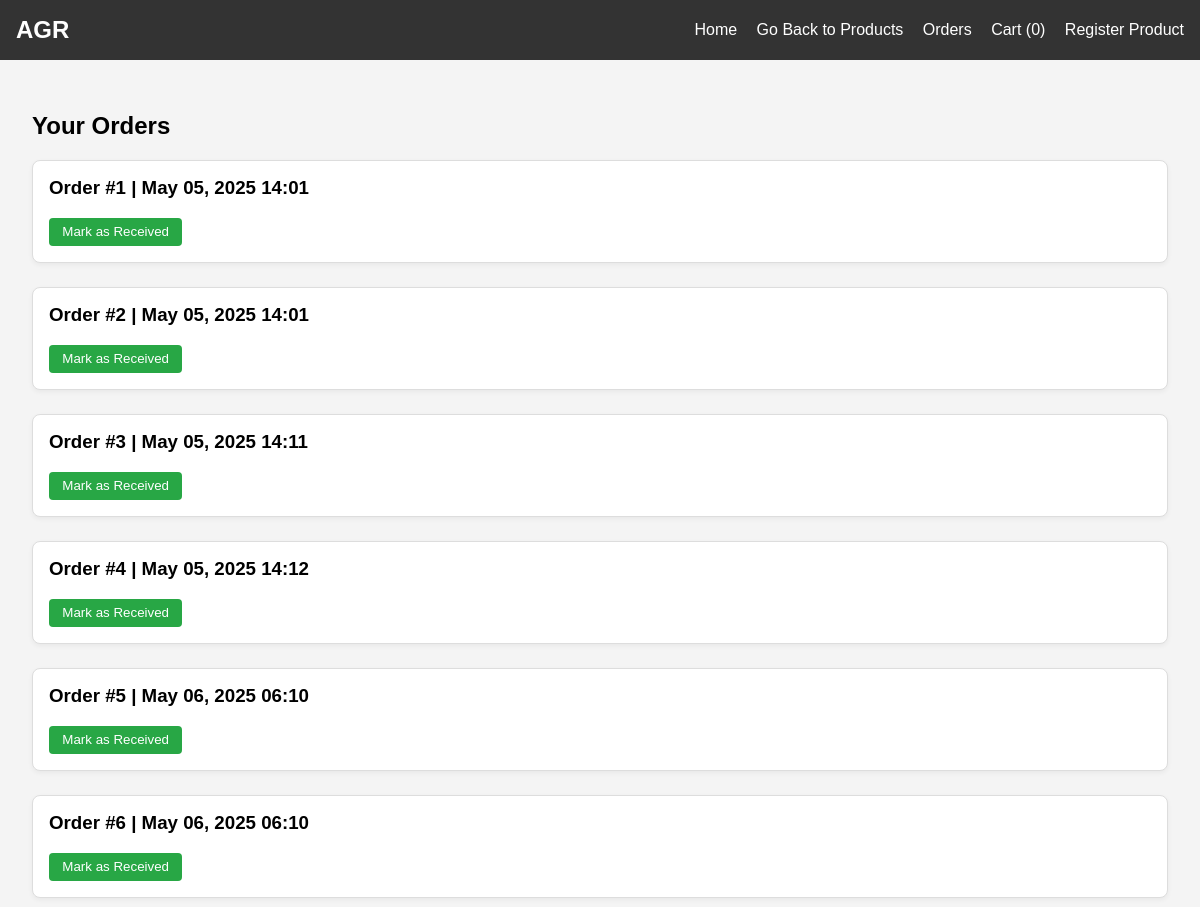
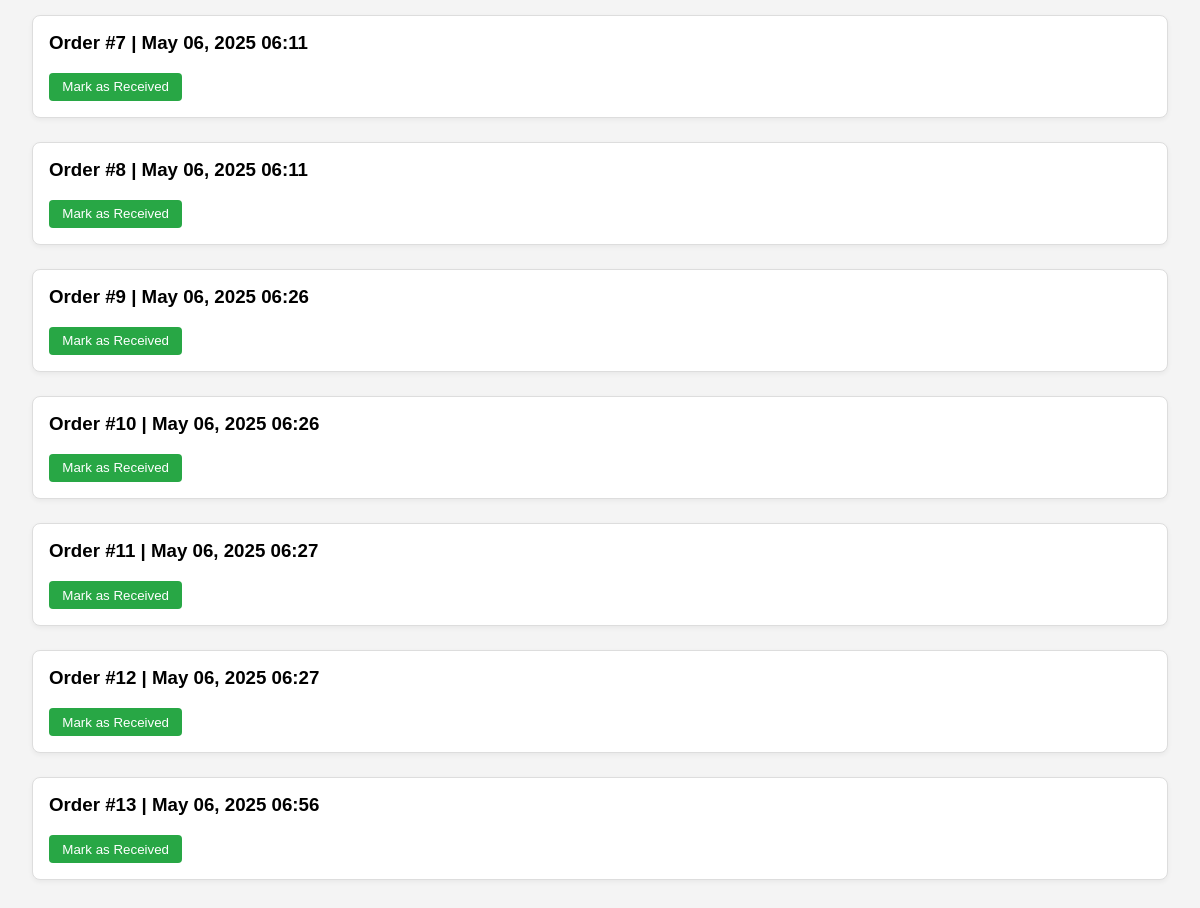
Screenshot of /orders/ (signed in) with the database file from the repository (2 pictures, top to bottom).
### core/models.py (models this page shows, shortened)
class Order(models.Model):
    user = models.ForeignKey(User, on_delete=models.CASCADE)
    created_at = models.DateTimeField(auto_now_add=True)

### core/views.py (the view)
# urls.py: path('orders/', views.orders, name='orders'),
@login_required
def orders(request):
    user_orders = Order.objects.filter(user=request.user)
    return render(request, 'core/orders.html', {'orders': user_orders})

### core/templates/core/orders.html (shortened to what this page needs)
<!DOCTYPE html>
<html lang="en">
<head>
</head>
<body>
<nav>
    <h1>AGR</h1>
    <div>
        <a href="{% url 'home' %}">Home</a>
        <a href="{% url 'products' %}">Go Back to Products</a>
        <a href="{% url 'orders' %}">Orders</a>
        <a href="{% url 'cart' %}">Cart ({{ cart_count|default:"0" }})</a>
        <a href="{% url 'register_product' %}">Register Product</a>
    </div>
</nav>
<div class="container">
    <h2>Your Orders</h2>
    {% if orders %}
        {% for order in orders %}
            <div class="order-card">
                <h3>Order #{{ order.id }} | {{ order.created_at|date:"M d, Y H:i" }}</h3>
                <form method="post" action="{% url 'delete_order' order.id %}">
                    <button type="submit">Mark as Received</button>
                </form>
            </div>
        {% endfor %}
    {% else %}
        <p>You have no orders yet.</p>
    {% endif %}
</div>
</body>
</html>

### core/templates/core/orders.html (style rules this page uses)
body { font-family: Arial, sans-serif; margin: 0; padding: 0; background-color: #f4f4f4; }
nav { background-color: #333; color: white; padding: 1em; display: flex; justify-content: space-between; align-items: center; }
nav h1 { margin: 0; }
nav a { color: white; margin-left: 15px; text-decoration: none; }
.container { padding: 2em; }
.order-card { background-color: white; border: 1px solid #ddd; border-radius: 8px; padding: 1em; margin-bottom: 1.5em; box-shadow: 0 2px 5px rgba(0,0,0,0.05); }
.order-card h3 { margin-top: 0; }
button { background-color: #28a745; color: white; border: none; padding: 0.5em 1em; border-radius: 4px; cursor: pointer; }

### rows the page displays
Order: id "1", created_at "May 05, 2025 14:01"
Order: id "2", created_at "May 05, 2025 14:01"
Order: id "3", created_at "May 05, 2025 14:11"
Order: id "4", created_at "May 05, 2025 14:12"
Order: id "5", created_at "May 06, 2025 06:10"
Order: id "6", created_at "May 06, 2025 06:10"
Order: id "7", created_at "May 06, 2025 06:11"
Order: id "8", created_at "May 06, 2025 06:11"
Order: id "9", created_at "May 06, 2025 06:26"
Order: id "10", created_at "May 06, 2025 06:26"
Order: id "11", created_at "May 06, 2025 06:27"
Order: id "12", created_at "May 06, 2025 06:27"
Order: id "13", created_at "May 06, 2025 06:56"

### other values shown
{{ cart_count|default:"0" }} "0"
